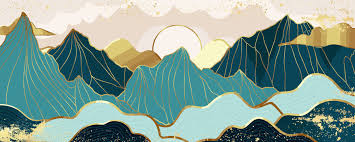
#> input picture pillow.py/images.jpg, 355 x 142 px
$ python crop_images.py
#> lines starting #> are read from the running program, lines starting #| are printed output that depends on the picture
from PIL import Image

image = Image.open('images.jpg')
#> image is the input picture: PIL image 355x142 RGB; mean R, G, B 132.9, 159.6, 150.1
image_1 = Image.open('image.jpg')
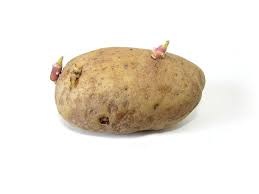
#> input picture pillow.py/image.jpg, 259 x 194 px
#> image_1 is the input picture: PIL image 259x194 RGB; mean R, G, B 236.3, 229.1, 219.2
image1 = image.resize((1080, 1080))
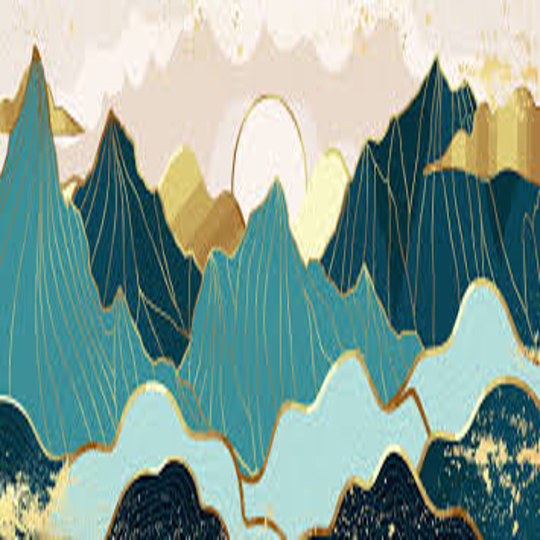
#> image1: PIL image 1080x1080 RGB (shown at 1/2 size); mean R, G, B 132.9, 159.6, 150.1
image_2 = image_1.resize((1080, 1080))
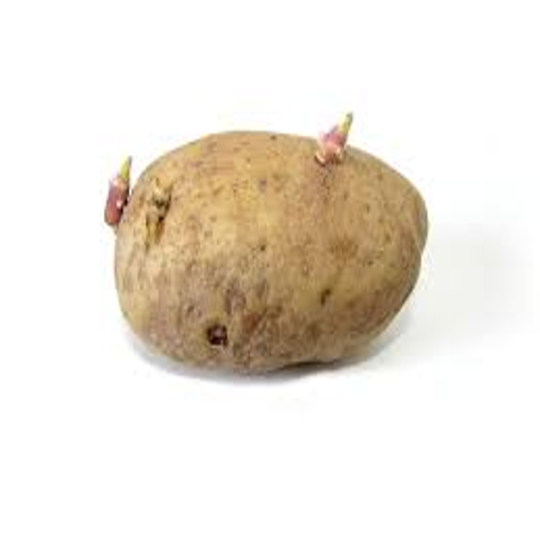
#> image_2: PIL image 1080x1080 RGB (shown at 1/2 size); mean R, G, B 236.3, 229.1, 219.2
image1.show()
image_2.show()
